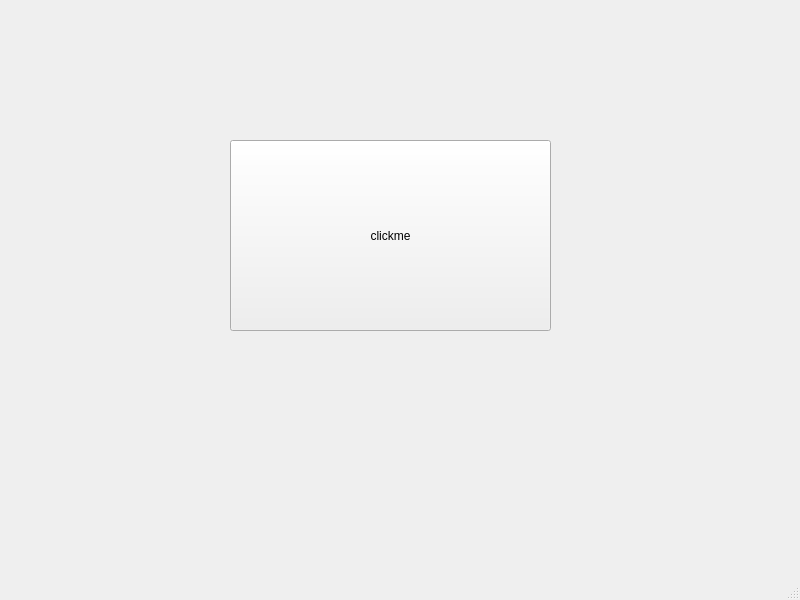
<?xml version="1.0" encoding="UTF-8"?>
<ui version="4.0">
 <class>MainWindow</class>
 <widget class="QMainWindow" name="MainWindow">
  <property name="geometry">
   <rect>
    <x>0</x>
    <y>0</y>
    <width>800</width>
    <height>600</height>
   </rect>
  </property>
  <property name="windowTitle">
   <string>MainWindow</string>
  </property>
  <widget class="QWidget" name="centralwidget">
   <widget class="QPushButton" name="pushButton">
    <property name="geometry">
     <rect>
      <x>230</x>
      <y>140</y>
      <width>321</width>
      <height>191</height>
     </rect>
    </property>
    <property name="text">
     <string>clickme</string>
    </property>
   </widget>
  </widget>
  <widget class="QMenuBar" name="menubar">
   <property name="geometry">
    <rect>
     <x>0</x>
     <y>0</y>
     <width>800</width>
     <height>22</height>
    </rect>
   </property>
  </widget>
  <widget class="QStatusBar" name="statusbar"/>
 </widget>
 <resources/>
 <connections/>
</ui>
